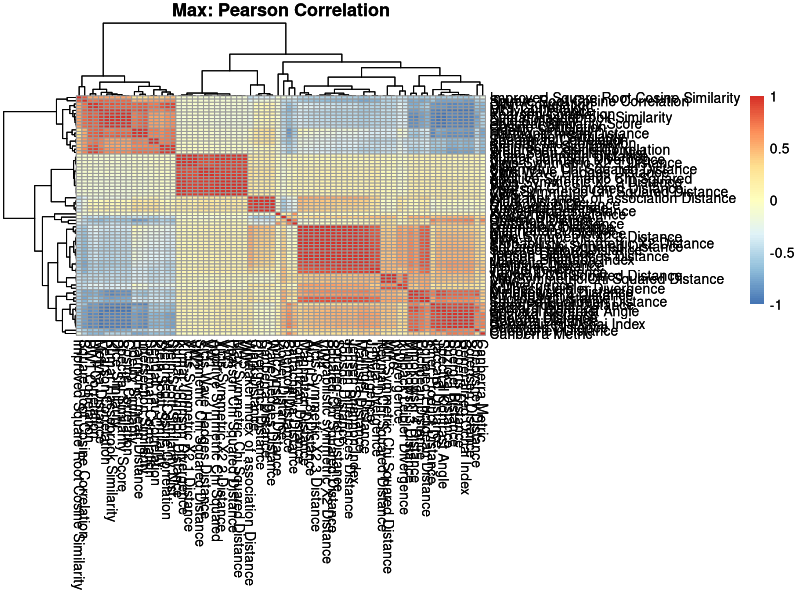
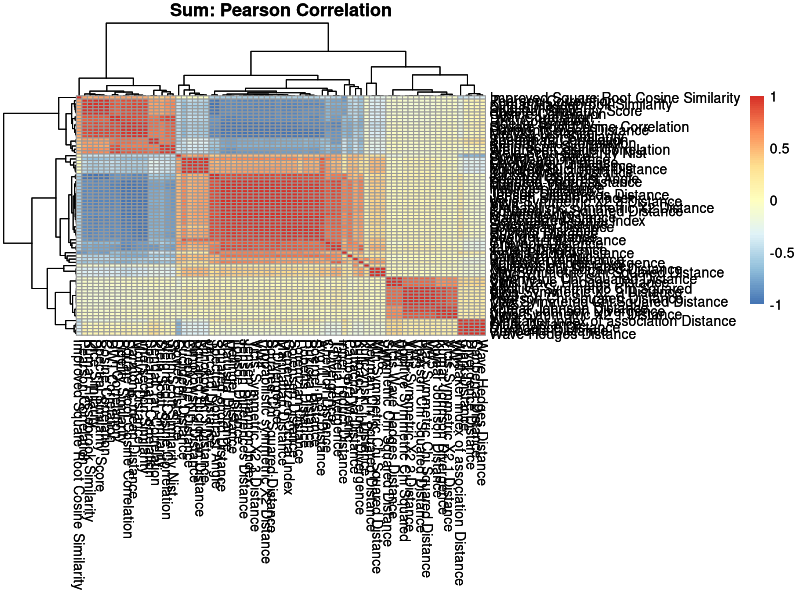

Write the R code that produced these figures, in order.
## ---- chunk 1
knitr::opts_chunk$set(echo = FALSE, warning = FALSE, error = FALSE)
library(data.table)
library(dplyr)
library(pheatmap)
library(ggplot2)
library(patchwork)
## ---- chunk 2
# Load CoreMS Directory 
#CoreMS_Dir <- "/Users/degn400/Library/Group Containers/UBF8T346G9.OneDriveStandaloneSuite/OneDrive - PNNL.noindex/OneDrive - #PNNL/Desktop/MQ/MQ_Data/Final_Dataset"
#
## List files 
#MaxFiles <- list.files(file.path(CoreMS_Dir, "MAX"), full.names = T)
#SumFiles <- list.files(file.path(CoreMS_Dir, "SUM"), full.names = T)
#
## Function to extract data 
#pullData <- function(files) {
#  
#  return(do.call(bind_rows, lapply(files, function(x) {
#    
#    message(x)
#    
#    data <- fread(x) %>% 
#      dplyr::select(-c(`Retention Time`, `Retention Time Ref`, `Retention index`, `Retention index Ref`, `Retention Index Score`, Reason)) 
#    
#    numOmitted <- rowSums(is.na(data)) %>% .[. > 0] %>% length()
#    totalNum <- nrow(data)
#    
#    message(paste0("...Number omitted: ", numOmitted, " out of the total: ", totalNum, " which is ", round(numOmitted / totalNum, 4) * 100, "%"))
#    
#    data <- data %>% na.omit()
#    
#    # Random type fixes since data science the output is in scientific notation that 
#    # is sometimes read as a string. 
#    data$`Vicis Wave Hadges Distance` <- as.numeric(data$`Vicis Wave Hadges Distance`)
#    data$VW1 <- as.numeric(data$VW1)
#    data$`Symmetric Chi Squared Distance` <- as.numeric(data$`Symmetric Chi Squared Distance`)
#    data$`Kumar Johnson Distance` <- as.numeric(data$`Kumar Johnson Distance`)
#    data$`Kumar Johnson Divergence` <- as.numeric(data$`Kumar Johnson Divergence`)
#    
#    return(data)
#    
#  })))
#
#}
#
#MaxData <- pullData(MaxFiles)
#SumData <- pullData(SumFiles)
#
#fwrite(MaxData, "~/Downloads/MaxData.tsv", quote = F, row.names = F, sep = "\t")
#fwrite(SumData, "~/Downloads/SumData.tsv", quote = F, row.names = F, sep = "\t")
ScoreMetadata <- fread("../Metadata/Score_Metadata.txt")
## ---- chunk 3
MaxPearson <- fread("../Data/Max_Pearson.txt")
MP_Mat <- matrix(MaxPearson$Pearson, nrow = 74, ncol = 74)
colnames(MP_Mat) <- row.names(MP_Mat) <- MaxPearson$Score1 %>% unique()

HMA <- pheatmap(MP_Mat, main = "Max: Pearson Correlation")
HMA
## ---- chunk 4
SumPearson <- fread("../Data/Sum_Pearson.txt")
SP_Mat <- matrix(SumPearson$Pearson, nrow = 74, ncol = 74)
colnames(SP_Mat) <- row.names(SP_Mat) <- MaxPearson$Score1 %>% unique()

HMB <- pheatmap(SP_Mat, main = "Sum: Pearson Correlation")
HMB
